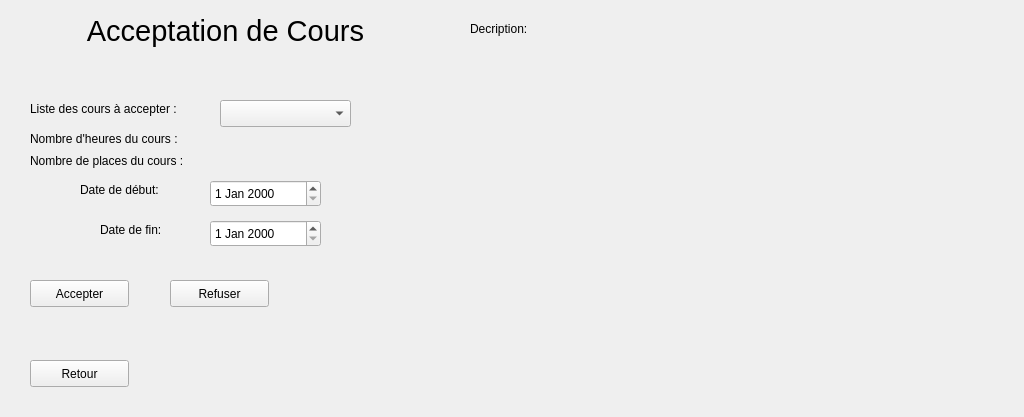
<?xml version="1.0" encoding="UTF-8"?>
<ui version="4.0">
 <class>MenuAcceptCours</class>
 <widget class="QWidget" name="MenuAcceptCours">
  <property name="geometry">
   <rect>
    <x>0</x>
    <y>0</y>
    <width>1024</width>
    <height>417</height>
   </rect>
  </property>
  <property name="windowTitle">
   <string>Form</string>
  </property>
  <widget class="QLabel" name="label_4">
   <property name="geometry">
    <rect>
     <x>470</x>
     <y>20</y>
     <width>91</width>
     <height>17</height>
    </rect>
   </property>
   <property name="text">
    <string>Decription:</string>
   </property>
  </widget>
  <widget class="QLabel" name="label">
   <property name="geometry">
    <rect>
     <x>10</x>
     <y>10</y>
     <width>431</width>
     <height>41</height>
    </rect>
   </property>
   <property name="font">
    <font>
     <pointsize>22</pointsize>
    </font>
   </property>
   <property name="text">
    <string>Acceptation de Cours</string>
   </property>
   <property name="alignment">
    <set>Qt::AlignCenter</set>
   </property>
  </widget>
  <widget class="QLabel" name="label_3">
   <property name="geometry">
    <rect>
     <x>30</x>
     <y>150</y>
     <width>211</width>
     <height>21</height>
    </rect>
   </property>
   <property name="text">
    <string>Nombre de places du cours :</string>
   </property>
  </widget>
  <widget class="QLabel" name="label_2">
   <property name="geometry">
    <rect>
     <x>30</x>
     <y>130</y>
     <width>211</width>
     <height>17</height>
    </rect>
   </property>
   <property name="text">
    <string>Nombre d'heures du cours :</string>
   </property>
  </widget>
  <widget class="QComboBox" name="cb_l_cours">
   <property name="geometry">
    <rect>
     <x>220</x>
     <y>100</y>
     <width>131</width>
     <height>27</height>
    </rect>
   </property>
  </widget>
  <widget class="QLabel" name="l_npcours">
   <property name="geometry">
    <rect>
     <x>240</x>
     <y>150</y>
     <width>67</width>
     <height>17</height>
    </rect>
   </property>
   <property name="text">
    <string>&lt;number&gt;</string>
   </property>
  </widget>
  <widget class="QLabel" name="l_nhcours">
   <property name="geometry">
    <rect>
     <x>240</x>
     <y>130</y>
     <width>67</width>
     <height>17</height>
    </rect>
   </property>
   <property name="text">
    <string>&lt;number&gt;</string>
   </property>
  </widget>
  <widget class="QLabel" name="label_5">
   <property name="geometry">
    <rect>
     <x>30</x>
     <y>100</y>
     <width>181</width>
     <height>17</height>
    </rect>
   </property>
   <property name="text">
    <string>Liste des cours à accepter :</string>
   </property>
  </widget>
  <widget class="QLabel" name="l_desc">
   <property name="geometry">
    <rect>
     <x>480</x>
     <y>50</y>
     <width>501</width>
     <height>351</height>
    </rect>
   </property>
   <property name="text">
    <string>&lt;desc&gt;</string>
   </property>
   <property name="alignment">
    <set>Qt::AlignLeading|Qt::AlignLeft|Qt::AlignTop</set>
   </property>
  </widget>
  <widget class="QPushButton" name="b_accept">
   <property name="geometry">
    <rect>
     <x>30</x>
     <y>280</y>
     <width>99</width>
     <height>27</height>
    </rect>
   </property>
   <property name="text">
    <string>Accepter</string>
   </property>
  </widget>
  <widget class="QPushButton" name="b_refuse">
   <property name="geometry">
    <rect>
     <x>170</x>
     <y>280</y>
     <width>99</width>
     <height>27</height>
    </rect>
   </property>
   <property name="text">
    <string>Refuser</string>
   </property>
  </widget>
  <widget class="QPushButton" name="b_cancel">
   <property name="geometry">
    <rect>
     <x>30</x>
     <y>360</y>
     <width>99</width>
     <height>27</height>
    </rect>
   </property>
   <property name="text">
    <string>Retour</string>
   </property>
  </widget>
  <widget class="QDateEdit" name="d_debut">
   <property name="geometry">
    <rect>
     <x>210</x>
     <y>180</y>
     <width>111</width>
     <height>27</height>
    </rect>
   </property>
  </widget>
  <widget class="QDateEdit" name="d_fin">
   <property name="geometry">
    <rect>
     <x>210</x>
     <y>220</y>
     <width>111</width>
     <height>27</height>
    </rect>
   </property>
  </widget>
  <widget class="QLabel" name="label_6">
   <property name="geometry">
    <rect>
     <x>80</x>
     <y>180</y>
     <width>121</width>
     <height>20</height>
    </rect>
   </property>
   <property name="text">
    <string>Date de début:</string>
   </property>
  </widget>
  <widget class="QLabel" name="label_7">
   <property name="geometry">
    <rect>
     <x>100</x>
     <y>220</y>
     <width>121</width>
     <height>20</height>
    </rect>
   </property>
   <property name="text">
    <string>Date de fin:</string>
   </property>
  </widget>
 </widget>
 <resources/>
 <connections/>
</ui>
